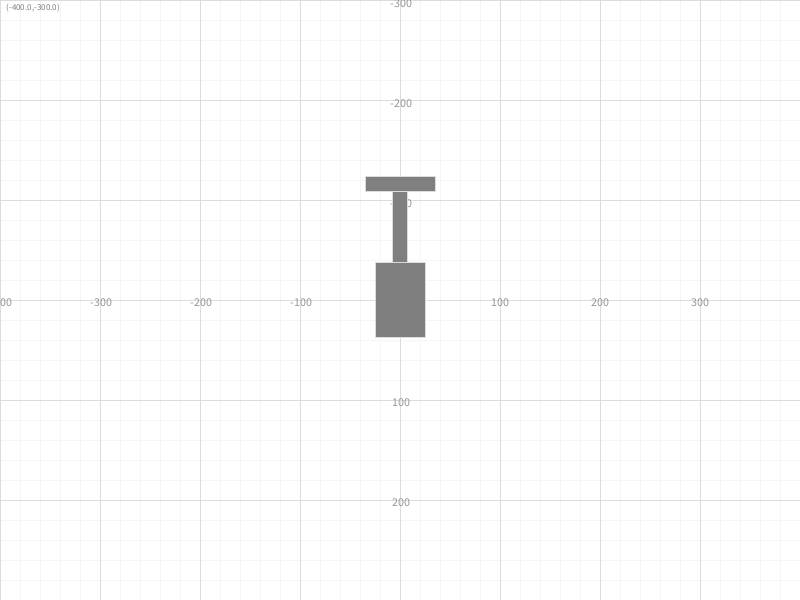
Frame 1 (no input)
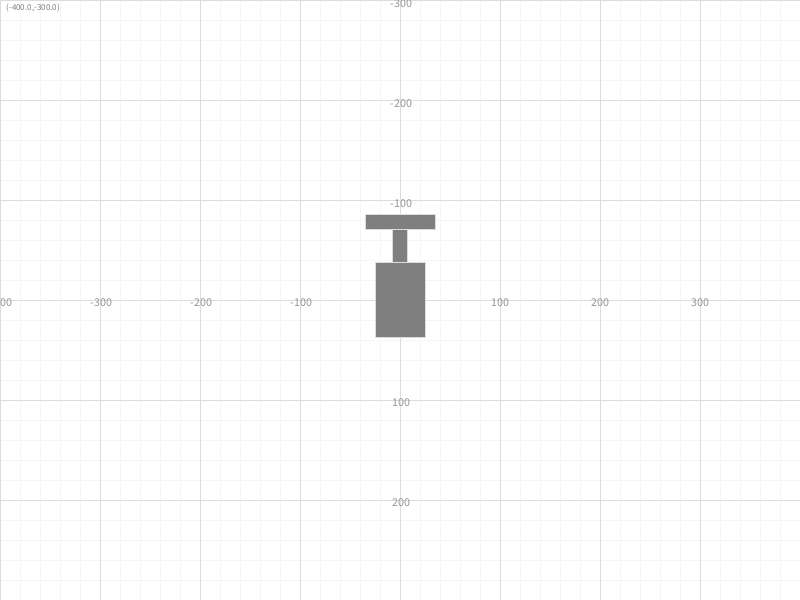
Frame 60 (the mouse pressed at the canvas centre just before this capture)
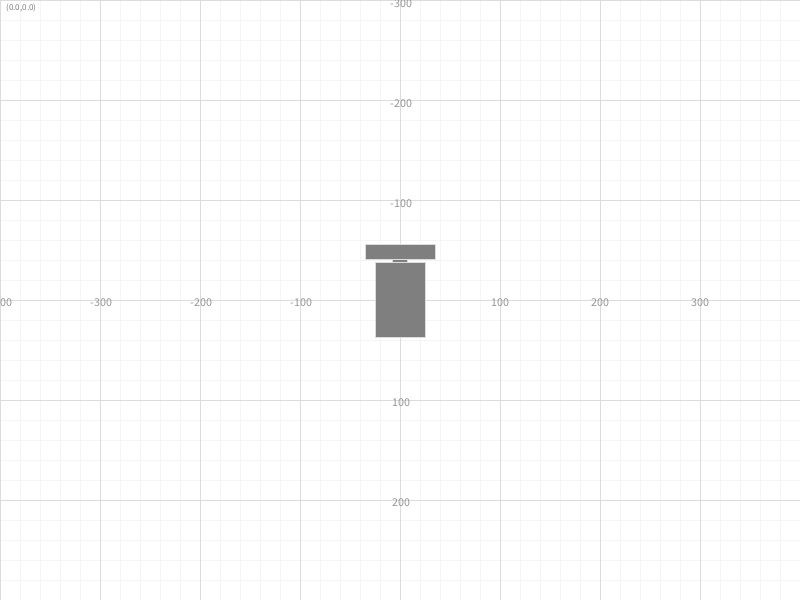
Frame 120 (the mouse held since frame 60 and released just before this capture)

The Processing sketch that drew these frames (run headless with seeded random() and noise(); from frame 60 on, the mouse is pressed at the canvas centre):

// Processing sketch: robotTutorial
// ── robotTutorial.pde
float scale = 0.5;

void setup() {
  size(800, 600);
}

void draw() {
  background(255);

//draw a grid to help me draw my robot
  translate(width/2, height/2);
  pushMatrix();
  drawGrid(-width/2, -height/2, 20, 100, 12);
  drawMouseCoordinates(-width/2, -height/2, 9);
  popMatrix();
  
  //draw body of robot
  float bodyWidth = 100 * scale;
  float bodyHeight = 150 * scale;
  float yTopOfBody = -bodyHeight/2;
  rect(-bodyWidth/2, yTopOfBody, bodyWidth, bodyHeight);
  
  //draw neck of robot
  float neckWidth = 30 * scale;
  float neckHeight = 80*(1+cos(millis() * 0.001)) * scale;
  float yTopOfNeck = yTopOfBody - neckHeight;
  rect(-neckWidth/2, yTopOfNeck, neckWidth, neckHeight);
  
  //draw head of robot
  float headWidth = 140 * scale;
  float headHeight = 30 * scale;
  float yTopOfHead = yTopOfNeck - headHeight;
  rect(-headWidth/2, yTopOfHead, headWidth, headHeight);
}

// ── Grid.pde
/*
Example usage:
  pushMatrix();
  translate(width/2, height/2);
  drawGrid(-width/2, -height/2, 20, 100, 12);
  drawMouseCoordinates(-width/2, -height/2, 9);
  popMatrix();
*/
 
void drawGrid(int xStart, int yStart, int minorIncrement, int majorIncrement, float textHeight) {
  //minor grid
  drawGridLines(xStart, yStart, minorIncrement, 245);
  //major grid
  drawGridLines(xStart, yStart, majorIncrement, 220);
  drawGridLabels(xStart, yStart, majorIncrement, textHeight);
}
 
void drawGridLines(int xStart, int yStart, int gridInterval, int color_) {
  stroke(color_);
  strokeWeight(1);
  fill(0);
 
  xStart -= xStart % gridInterval;
  yStart -= yStart % gridInterval;
 
  //draw vertical lines
  for (int i = 0; i < width; i += gridInterval) {
    int x = xStart + i;
    line(x, -1000000, x, 1000000);
  }
  //draw horizontal lines
  for (int j = 0; j < height; j += gridInterval) {
    line(-1000000, yStart + j, 1000000, yStart + j);
  }
}
 
void drawGridLabels(int xStart, int yStart, int gridInterval, float textHeight) {
  textSize(textHeight);
  fill(150);
  xStart -= xStart % gridInterval;
  yStart -= yStart % gridInterval;
 
 
  //draw x-axis labels
  for (int i = 0; i < width; i += gridInterval) {
    int x = xStart + i;
    String xAxisLabel = ""+x;
    text(xAxisLabel, x - textWidth(xAxisLabel)/2, textHeight/2);
  }
 
  //draw y-axis labels
  for (int j = 0; j < height; j += gridInterval) {
    int y = yStart + j;
    String yAxisLabel = ""+y;
    text(yAxisLabel, - textWidth(yAxisLabel)/2, y + textHeight/2);
  }
}
 
void drawMouseCoordinates(float xLeft, float yTop, float textHeight) {
  fill(127);
  String label = "("+(mouseX + xLeft) + ","+(mouseY+ yTop)+")";
  textSize(textHeight);
  text(label, xLeft + 5, yTop + textHeight);
}

// ── RobotClass.pde
class Robot {
  float x = 0;//location of robot
  float y = 0;//location of robot
  float scale = 1; //size of robot
  int robotColor;
  
  Robot(int robotColor_, float scale_) {
    robotColor = robotColor_;
    scale = scale_;
  }

  void moveTo(float x_, float y_) {
    x = x_;
    y = y_;
  }

  void draw() {

    //draw a grid to help me draw my robot
    pushMatrix();
    fill(robotColor);
    translate(x, y);

    //draw body of robot
    float bodyWidth = 100 * scale;
    float bodyHeight = 150 * scale;
    float yTopOfBody = -bodyHeight/2;
    rect(-bodyWidth/2, yTopOfBody, bodyWidth, bodyHeight);

    //draw neck of robot
    float neckWidth = 30 * scale;
    float neckHeight = 80*(1+cos(millis() * 0.001 / scale)) * scale;
    float yTopOfNeck = yTopOfBody - neckHeight;
    rect(-neckWidth/2, yTopOfNeck, neckWidth, neckHeight);

    //draw head of robot
    float headWidth = 140 * scale;
    float headHeight = 30 * scale;
    float yTopOfHead = yTopOfNeck - headHeight;
    rect(-headWidth/2, yTopOfHead, headWidth, headHeight);
    popMatrix();
  }

  void easeTowards(float targetX, float targetY, float easing) {
    float dx = targetX - x;
    if (abs(dx) > 1) {
      x += dx * easing;
    }

    float dy = targetY - y;
    if (abs(dy) > 1) {
      y += dy * easing;
    }
  }
}
